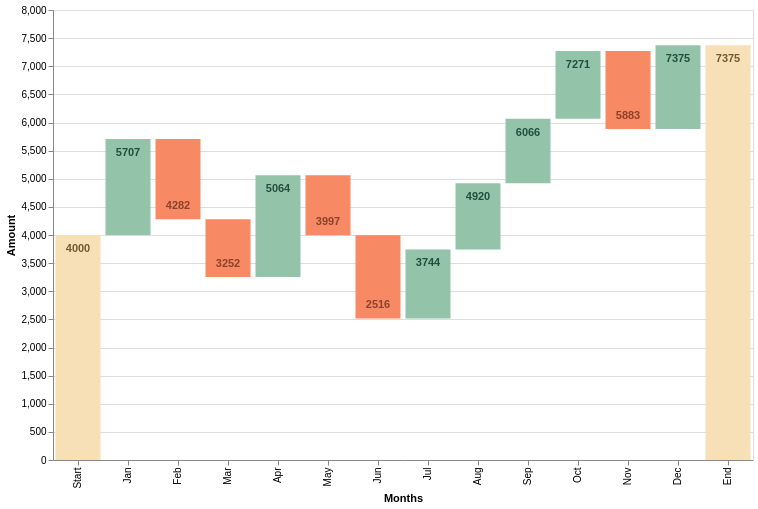

The specification (Vega-Lite) saved for this image:
### Vega-Lite specification from a JSON file in a GitHub repository (floating-point values rounded to 4 significant figures)
{"$schema": "https://vega.github.io/schema/vega-lite/v2.json", "data": {"values": [{"label": "Start", "amount": 4000}, {"label": "Jan", "amount": 1707}, {"label": "Feb", "amount": -1425}, {"label": "Mar", "amount": -1030}, {"label": "Apr", "amount": 1812}, {"label": "May", "amount": -1067}, {"label": "Jun", "amount": -1481}, {"label": "Jul", "amount": 1228}, {"label": "Aug", "amount": 1176}, {"label": "Sep", "amount": 1146}, {"label": "Oct", "amount": 1205}, {"label": "Nov", "amount": -1388}, {"label": "Dec", "amount": 1492}, {"label": "End", "amount": 0}]}, "width": 700, "height": 450, "transform": [{"window": [{"op": "sum", "field": "amount", "as": "sum"}]}, {"calculate": "datum.label === 'End' ? 0 : datum.sum - datum.amount", "as": "previous_amount"}, {"calculate": "datum.label === 'End' ? datum.sum : datum.amount", "as": "amount"}, {"calculate": "datum.amount < 0 ? datum.sum : ''", "as": "sum_dec"}, {"calculate": "datum.amount > 0 ? datum.sum : ''", "as": "sum_inc"}], "layer": [{"mark": "bar", "encoding": {"x": {"field": "label", "type": "ordinal", "sort": null, "title": "Months"}, "y": {"field": "previous_amount", "type": "quantitative", "title": "Amount"}, "y2": {"field": "sum", "type": "quantitative"}, "color": {"condition": [{"test": "datum.label === 'Start' || datum.label === 'End'", "value": "#f7e0b6"}, {"test": "datum.amount < 0", "value": "#f78a64"}], "value": "#93c4aa"}}}, {"mark": {"type": "text", "dy": 8, "fontWeight": "bold", "baseline": "top"}, "encoding": {"x": {"field": "label", "type": "ordinal", "sort": null, "title": "Months"}, "y": {"field": "sum_inc", "type": "quantitative"}, "text": {"field": "sum_inc", "type": "nominal"}, "color": {"condition": [{"test": "datum.label === 'Start' || datum.label === 'End'", "value": "#725a30"}], "value": "#234f39"}}}, {"mark": {"type": "text", "dy": -8, "baseline": "bottom", "fontWeight": "bold", "color": "#8b422c"}, "encoding": {"x": {"field": "label", "type": "ordinal", "sort": null, "title": "Months"}, "y": {"field": "sum_dec", "type": "quantitative"}, "text": {"field": "sum_dec", "type": "nominal"}}}]}
